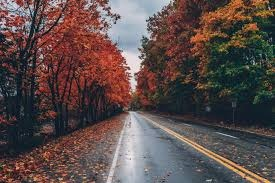
#> input picture data/image.jpeg, 275 x 183 px, found by its file name
$ python two.py
#> lines starting #> are read from the running program, lines starting #| are printed output that depends on the picture; after the words box and inside, x2 and y2 are one past the last pixel; in counts of white or black regions, pixels touching at a corner belong together
import cv2
import matplotlib.pyplot as plt

# 1️⃣ Load image
img = cv2.imread("data/image.jpeg")
#> img is the input picture: shape (183, 275, 3); mean B, G, R 73.9, 75.7, 91

# 2️⃣ Check if loaded
if img is None:
    print("Image not found")
    exit()

# 3️⃣ Copy image
img_copy = img.copy()

# 4️⃣ Now modify it
cv2.rectangle(img_copy, (50,50), (200,200), (0,255,0), 3)
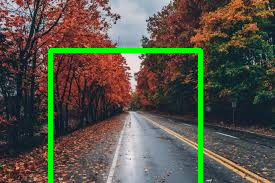
#> img_copy: shape (183, 275, 3); 4.11% of pixels changed, all inside (x1, y1, x2, y2) = (48, 48, 203, 183)

# 5️⃣ Convert to RGB for display
img_rgb = cv2.cvtColor(img_copy, cv2.COLOR_BGR2RGB)

# 6️⃣ Show
plt.imshow(img_rgb)
plt.axis("off")
plt.show()
